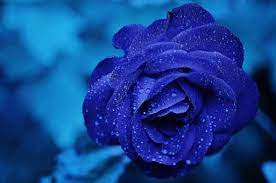
#> input picture Image processing/flower4.jpg, 276 x 183 px
$ jupyter execute example1.ipynb
#> lines starting #> are read from the running program, lines starting #| are printed output that depends on the picture; after the words box and inside, x2 and y2 are one past the last pixel; in counts of white or black regions, pixels touching at a corner belong together
[cell 1]
import cv2
img=cv2.imread('flower4.jpg',0)
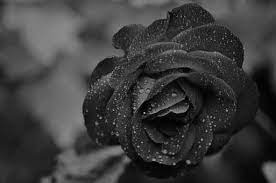
#> img: shape (183, 276); min 0, max 183, mean 60.3
cv2.imshow('image',img)
cv2.waitKey(0)
cv2.destroyAllWindows()

[cell 2]
import matplotlib.image as mping
import matplotlib.pyplot as plt
image=cv2.imread('PLANTS 3.jpg')
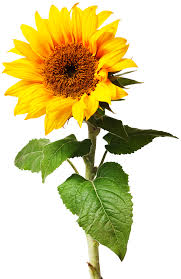
#> input picture Image processing/PLANTS 3.jpg, 181 x 279 px
#> image is the input picture: shape (279, 181, 3); mean B, G, R 160.8, 210.3, 218.8
plt.imshow(image)
plt.show()

[cell 3]
from PIL import Image
Original_Image=Image.open('PLANTS 1.jpg')
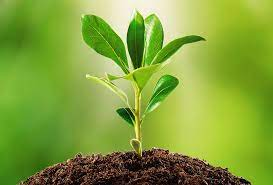
#> input picture Image processing/PLANTS 1.jpg, 273 x 185 px
#> Original_Image is the input picture: PIL image 273x185 RGB; mean R, G, B 130.4, 162, 58.8
rotate_image1=Original_Image.rotate(180)
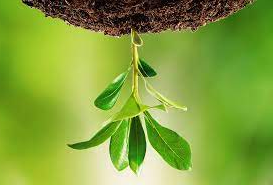
#> rotate_image1: PIL image 273x185 RGB; mean R, G, B 130.4, 162, 58.8
rotate_image1.show()

[cell 4]
from PIL import ImageColor
img1=ImageColor.getrgb("yellow")
print(img1)
img2=ImageColor.getrgb("brown")
print(img2)

[cell 5]
from PIL import Image
img=Image.new('RGB',(200,40),(255,196,0))
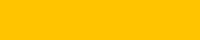
#> img: PIL image 200x40 RGB; mean R, G, B 255, 196, 0
img.show()

[cell 6]
import cv2
import matplotlib.pyplot as plt
import numpy as np
img=cv2.imread('PLANTS 2.jpg')
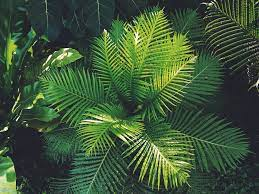
#> input picture Image processing/PLANTS 2.jpg, 259 x 194 px
#> img is the input picture: shape (194, 259, 3); mean B, G, R 56.4, 86.5, 62.1
plt.imshow(img)
plt.show()
img=cv2.cvtColor(img,cv2.COLOR_BGR2RGB)
plt.imshow(img)
plt.show()
img=cv2.cvtColor(img,cv2.COLOR_RGB2HSV)
#> img: shape (194, 259, 3); mean H, S, V 68.1, 101.3, 87.4
plt.imshow(img)
plt.show()
img=cv2.cvtColor(img,cv2.COLOR_RGB2BGR)
#> img: shape (194, 259, 3); mean H, S, V 87.4, 101.3, 68.1
plt.imshow(img)
plt.show()

[cell 7]
from PIL import Image
image=Image.open("PLANTS 3.jpg")
#> image: PIL image 181x279 RGB
print("Filename:",image.filename)
#| Filename: PLANTS 3.jpg
print("Format:",image.format)
#| Format: JPEG
print("Mode:",image.mode)
#| Mode: RGB
print("Size:",image.size)
#| Size: (181, 279)
print("Width:",image.width)
#| Width: 181
print("Height:",image.height)
#| Height: 279
image.close()

[cell 8]
import cv2
img=cv2.imread("PLANTS 1.jpg")
#> img: shape (185, 273, 3)
print('origial image length width',img.shape)
#| origial image length width (185, 273, 3)
cv2.imshow('original image',img)
cv2.waitKey(0)
#to show the resized image
imgresize=cv2.resize(img,(150,160))
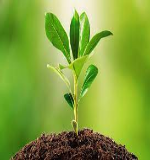
#> imgresize: shape (160, 150, 3); mean B, G, R 58.7, 161.9, 130.3
cv2.imshow('Resized image',imgresize)
print('Resized image length, width',imgresize.shape)
#| Resized image length, width (160, 150, 3)
cv2.waitKey(0)

[cell 9]
import cv2
#read the image file
img=cv2.imread('leaf3.jpg')
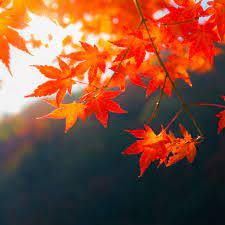
#> input picture Image processing/leaf3.jpg, 225 x 225 px
#> img is the input picture: shape (225, 225, 3); mean B, G, R 58, 79.1, 132.8
cv2.imshow("RGB",img)
cv2.waitKey(0)

#Grayscale

img=cv2.imread('leaf3.jpg',0)
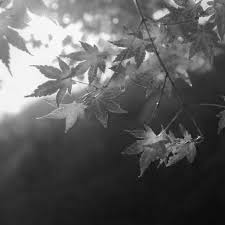
#> img: shape (225, 225); min 10, max 255, mean 92.9
cv2.imshow("Gray",img)
cv2.waitKey(0)

#Binary image

ret,bw_img=cv2.threshold(img,127,255,cv2.THRESH_BINARY)
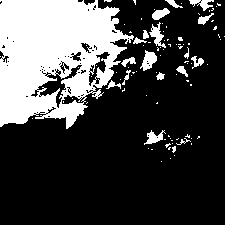
#> bw_img: shape (225, 225); 26.5% white; 97 white regions (78 under 20 px), largest, box (x1, y1, x2, y2) and area: (0, 0, 134, 129) 11712, (140, 50, 157, 71) 196, (149, 22, 166, 48) 180
cv2.imshow("Binary",bw_img)
cv2.waitKey(0)
cv2.destroyAllWindows()
